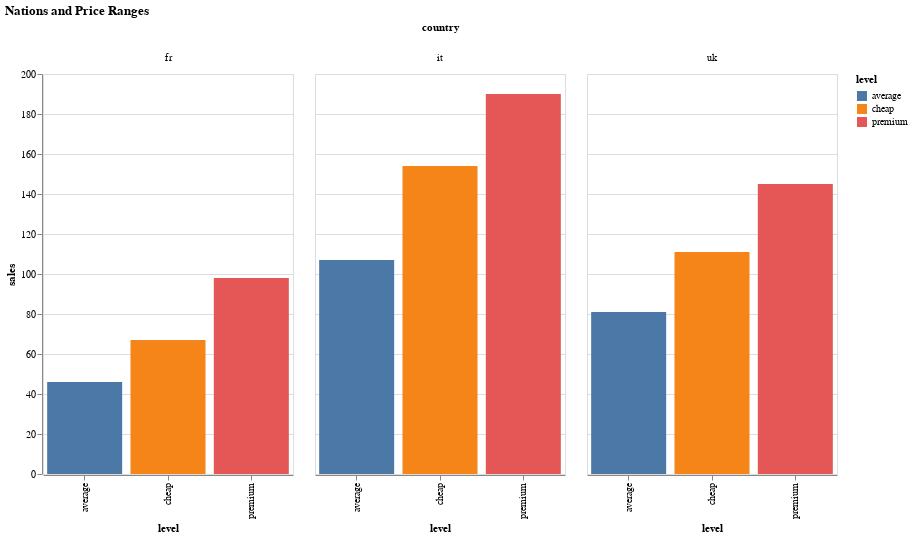

The notebook cell saved with this chart:
### Code cell
alt.Chart(sales_by_nation_level).mark_bar().encode(
    column = 'country',
    x = 'level',
    y = 'sales',
    color = 'level'
).properties(title = 'Nations and Price Ranges',width=250, height=400)

### Figure 1 — Vega-Lite specification as saved in the notebook (floating-point values rounded to 4 significant figures)
{"config": {"view": {"continuousWidth": 300, "continuousHeight": 300}}, "data": {"name": "data-9fb686ac3f25c9c2c32dd900a644d4af"}, "mark": {"type": "bar"}, "encoding": {"color": {"field": "level", "type": "nominal"}, "column": {"field": "country", "type": "nominal"}, "x": {"field": "level", "type": "nominal"}, "y": {"field": "sales", "type": "quantitative"}}, "height": 400, "title": "Nations and Price Ranges", "width": 250, "$schema": "https://vega.github.io/schema/vega-lite/v5.8.0.json", "datasets": {"data-9fb686ac3f25c9c2c32dd900a644d4af": [{"country": "fr", "level": "average", "sales": 46}, {"country": "fr", "level": "cheap", "sales": 67}, {"country": "fr", "level": "premium", "sales": 98}, {"country": "it", "level": "average", "sales": 107}, {"country": "it", "level": "cheap", "sales": 154}, {"country": "it", "level": "premium", "sales": 190}, {"country": "uk", "level": "average", "sales": 81}, {"country": "uk", "level": "cheap", "sales": 111}, {"country": "uk", "level": "premium", "sales": 145}]}}
